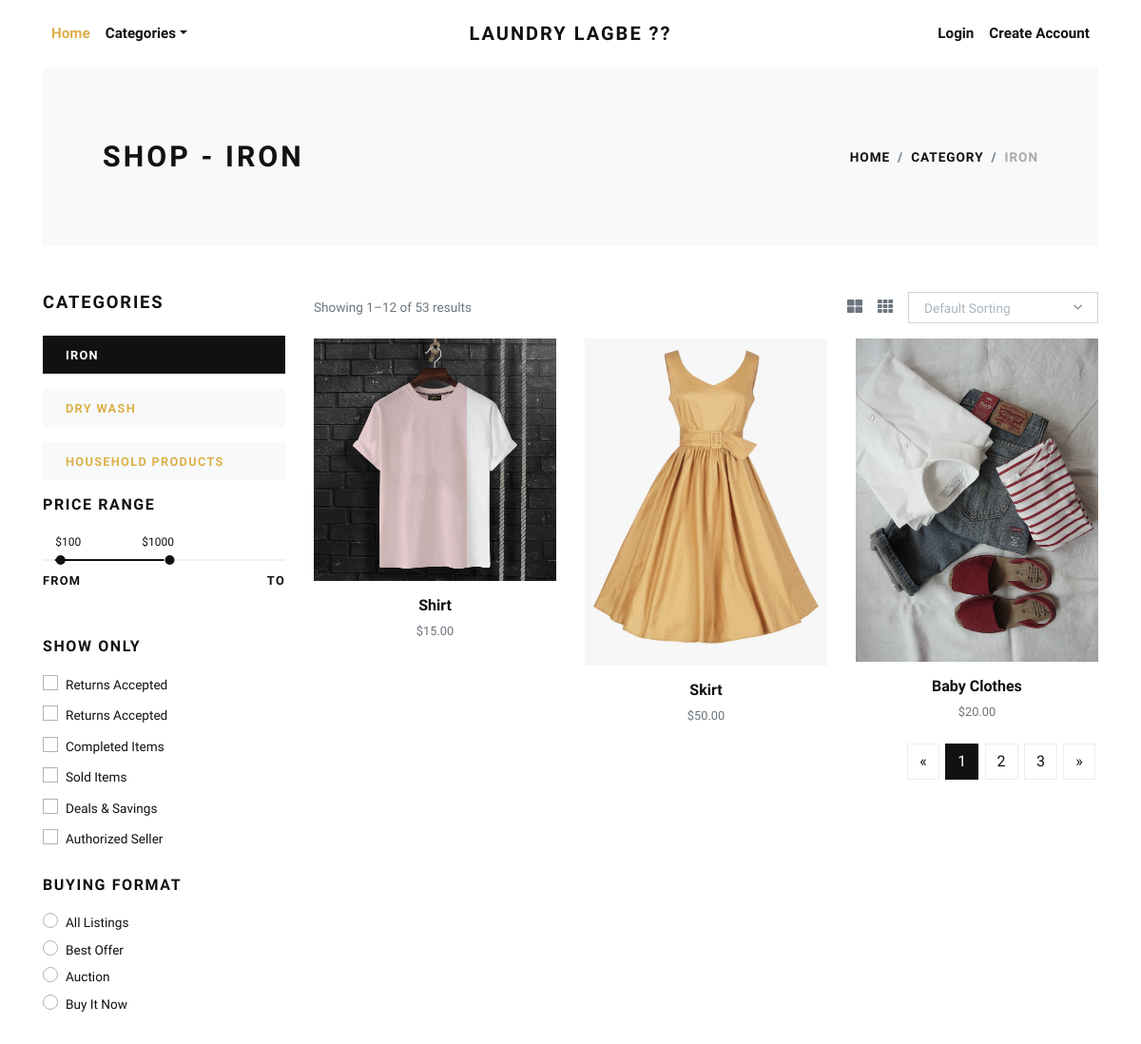
Screenshot of /iron/ with the database file from the repository.
### store/models.py (models this page shows, shortened)
class Category(models.Model):
    title = models.CharField(max_length=50, verbose_name="Category Title")
    slug = models.SlugField(max_length=55, verbose_name="Category Slug")
    description = models.TextField(blank=True, verbose_name="Category Description")
    category_image = models.ImageField(upload_to='category', blank=True, null=True, verbose_name="Category Image")
    is_active = models.BooleanField(verbose_name="Is Active?")
    is_featured = models.BooleanField(verbose_name="Is Featured?")
    created_at = models.DateTimeField(auto_now_add=True, verbose_name="Created Date")
    updated_at = models.DateTimeField(auto_now=True, verbose_name="Updated Date")
    class Meta:
        verbose_name_plural = 'Categories'
        ordering = ('-created_at', )

class Product(models.Model):
    title = models.CharField(max_length=150, verbose_name="Product Title")
    slug = models.SlugField(max_length=160, verbose_name="Product Slug")
    sku = models.CharField(max_length=255, unique=True, verbose_name="Unique Product ID (SKU)")
    short_description = models.TextField(verbose_name="Short Description")
    detail_description = models.TextField(blank=True, null=True, verbose_name="Detail Description")
    product_image = models.ImageField(upload_to='product', blank=True, null=True, verbose_name="Product Image")
    price = models.DecimalField(max_digits=8, decimal_places=2)
    category = models.ForeignKey(Category, verbose_name="Product Categoy", on_delete=models.CASCADE)
    is_active = models.BooleanField(verbose_name="Is Active?")
    is_featured = models.BooleanField(verbose_name="Is Featured?")
    created_at = models.DateTimeField(auto_now_add=True, verbose_name="Created Date")
    updated_at = models.DateTimeField(auto_now=True, verbose_name="Updated Date")
    class Meta:
        verbose_name_plural = 'Products'
        ordering = ('-created_at', )

### store/views.py (the view)
# urls.py: path('<slug:slug>/', views.category_products, name="category-products"),
def category_products(request, slug):
    category = get_object_or_404(Category, slug=slug)
    products = Product.objects.filter(is_active=True, category=category)
    categories = Category.objects.filter(is_active=True)
    context = {
        'category': category,
        'products': products,
        'categories': categories,
    }
    return render(request, 'store/category_products.html', context)

### store/context_preprocessors.py (called while the page is built)
def store_menu(request):
    categories = Category.objects.filter(is_active=True)
    context = {
        'categories_menu': categories,
    }
    return context

def cart_menu(request):
    if request.user.is_authenticated:
        cart_items= Cart.objects.filter(user=request.user)
        context = {
            'cart_items': cart_items,
        }
    else:
        context = {}
    return context

### templates/store/category_products.html (shortened to what this page needs)
{% extends 'base.html' %}
{% load static %}
    {% block content %}
      <div class="container">
        <section class="py-5 bg-light">
          <div class="container">
            <div class="row px-4 px-lg-5 py-lg-4 align-items-center">
              <div class="col-lg-6">
                <h1 class="h2 text-uppercase mb-0">Shop - {{category.title}}</h1>
              </div>
              <div class="col-lg-6 text-lg-right">
                <nav aria-label="breadcrumb">
                  <ol class="breadcrumb justify-content-lg-end mb-0 px-0">
                    <li class="breadcrumb-item"><a href="{% url 'store:home' %}">Home</a></li>
                    <li class="breadcrumb-item"><a href="{% url 'store:all-categories' %}">Category</a></li>
                    <li class="breadcrumb-item active" aria-current="page">{{category.title}}</li>
                  </ol>
                </nav>
              </div>
            </div>
          </div>
        </section>
        <section class="py-5">
          <div class="container p-0">
            <div class="row">
              <div class="col-lg-3 order-2 order-lg-1">
                <h5 class="text-uppercase mb-4">Categories</h5>
                {% if categories %}
                  {% for cat in categories %}
                    <a href="{% url 'store:category-products' cat.slug %}">
                      <div class="py-2 px-4 {% if category == cat %}bg-dark text-white {% else %}bg-light{% endif %} mb-3">
                        <strong class="small text-uppercase font-weight-bold">{{cat.title}}</strong>
                      </div>
                    </a>
                  {% endfor %}
                {% endif %}
                <h6 class="text-uppercase mb-4">Price range</h6>
                <div class="price-range pt-4 mb-5">
                  <div id="range"></div>
                  <div class="row pt-2">
                    <div class="col-6"><strong class="small font-weight-bold text-uppercase">From</strong></div>
                    <div class="col-6 text-right"><strong class="small font-weight-bold text-uppercase">To</strong></div>
                  </div>
                </div>
                <h6 class="text-uppercase mb-3">Show only</h6>
                <div class="custom-control custom-checkbox mb-1">
                  <label class="custom-control-label text-small" for="customCheck1">Returns Accepted</label>
                </div>
                <div class="custom-control custom-checkbox mb-1">
                  <label class="custom-control-label text-small" for="customCheck2">Returns Accepted</label>
                </div>
                <div class="custom-control custom-checkbox mb-1">
                  <label class="custom-control-label text-small" for="customCheck3">Completed Items</label>
                </div>
                <div class="custom-control custom-checkbox mb-1">
                  <label class="custom-control-label text-small" for="customCheck4">Sold Items</label>
                </div>
                <div class="custom-control custom-checkbox mb-1">
                  <label class="custom-control-label text-small" for="customCheck5">Deals &amp; Savings</label>
                </div>
                <div class="custom-control custom-checkbox mb-4">
                  <label class="custom-control-label text-small" for="customCheck6">Authorized Seller</label>
                </div>
                <h6 class="text-uppercase mb-3">Buying format</h6>
                <div class="custom-control custom-radio">
                  <label class="custom-control-label text-small" for="customRadio1">All Listings</label>
                </div>
                <div class="custom-control custom-radio">
                  <label class="custom-control-label text-small" for="customRadio2">Best Offer</label>
                </div>
                <div class="custom-control custom-radio">
                  <label class="custom-control-label text-small" for="customRadio3">Auction</label>
                </div>
                <div class="custom-control custom-radio">
                  <label class="custom-control-label text-small" for="customRadio4">Buy It Now</label>
                </div>
              </div>
              <div class="col-lg-9 order-1 order-lg-2 mb-5 mb-lg-0">
                <div class="row mb-3 align-items-center">
                  <div class="col-lg-6 mb-2 mb-lg-0">
                    <p class="text-small text-muted mb-0">Showing 1–12 of 53 results</p>
                  </div>
                  <div class="col-lg-6">
                    <ul class="list-inline d-flex align-items-center justify-content-lg-end mb-0">
                      <li class="list-inline-item text-muted mr-3"><a class="reset-anchor p-0" href="#"><i class="fas fa-th-large"></i></a></li>
                      <li class="list-inline-item text-muted mr-3"><a class="reset-anchor p-0" href="#"><i class="fas fa-th"></i></a></li>
                      <li class="list-inline-item">
                      </li>
                    </ul>
                  </div>
                </div>
                <div class="row">
                  {% if products %}
                    {% for product in products %}
                      <div class="col-lg-4 col-sm-6">
                        <div class="product text-center">
                          <div class="mb-3 position-relative">
                            <a class="d-block" href="{% url 'store:product-detail' product.slug %}">
                              {% if product.product_image %}
                                <img class="img-fluid w-100" src="{{product.product_image.url}}" alt="{{product.title}}">
                              {% else %}
                                <img class="img-fluid w-100" src="{% static 'img/product-1.jpg' %}" alt="{{product.title}}">
                              {% endif %}
                            </a>
                          </div>
                          <h6> <a class="reset-anchor" href="{% url 'store:product-detail' product.slug %}">{{product.title}}</a></h6>
                          <p class="small text-muted">${{product.price}}</p>
                        </div>
                      </div>
                    {% endfor %}
                  {% endif %}
                </div>
                <nav aria-label="Page navigation example">
                  <ul class="pagination justify-content-center justify-content-lg-end">
                    <li class="page-item"><a class="page-link" href="#" aria-label="Previous"><span aria-hidden="true">«</span></a></li>
                    <li class="page-item active"><a class="page-link" href="#">1</a></li>
                    <li class="page-item"><a class="page-link" href="#">2</a></li>
                    <li class="page-item"><a class="page-link" href="#">3</a></li>
                    <li class="page-item"><a class="page-link" href="#" aria-label="Next"><span aria-hidden="true">»</span></a></li>
                  </ul>
                </nav>
              </div>
            </div>
          </div>
        </section>
      </div>
      {% endblock content %}

### cse499/static/css/style.default.css (style rules this page uses)
.text-small { font-size: 0.85rem !important; }
strong { font-weight: 700; }
.product img { -webkit-filter: grayscale(40%); filter: grayscale(40%); transition: all 0.3s; }
.text-uppercase { text-transform: uppercase; letter-spacing: 0.1em; }
.reset-anchor { color: inherit; transition: all 0.3s; }
.noUi-target { background: #efefef; border-radius: 0; border: none; box-shadow: none; }
.noUi-horizontal { height: 2px; }
body { font-family: "Libre Franklin", sans-serif; font-size: 1rem; font-weight: 400; line-height: 1.5; color: #111111; background-color: #fff; }
a { color: #dcb14a; text-decoration: none; }
h1, h2, h3, h4, h5, h6, .h1, .h2, .h3, .h4, .h5, .h6 { margin-bottom: 0.5rem; font-family: inherit; font-weight: 900; line-height: 1.2; color: inherit; }
h1, .h1 { font-size: 2.2rem; }
h2, .h2 { font-size: 1.9rem; }
h5, .h5 { font-size: 1.15rem; }
h6, .h6 { font-size: 1rem; }
small, .small { font-size: 80%; font-weight: 400; }
.page-item:first-child .page-link { border-top-left-radius: 0; border-bottom-left-radius: 0; }
.page-item:last-child .page-link { border-top-right-radius: 0; border-bottom-right-radius: 0; }
.page-item.active .page-link { color: #fff; background-color: #111111; border-color: #111111; }
.page-link { padding: 0.5rem 0.75rem; line-height: 1.25; color: #111111; background-color: none; border: 1px solid #eee; margin: 0.2rem; transition: all 0.3s; }
.bg-light { background-color: #f8f9fa !important; }
.bg-dark { background-color: #111111 !important; }
.custom-checkbox .custom-control-label::before { border-radius: 0; }
.custom-radio .custom-control-label::before { border-radius: 50%; }
.custom-control-label { font-weight: 400; line-height: 2.1em; cursor: pointer; }
.breadcrumb { background: #f8f9fa; }
.breadcrumb-item { font-size: 0.85rem; text-transform: uppercase; letter-spacing: 0.07em; font-weight: 900; color: #111111; }
.breadcrumb-item a { color: inherit; transition: all 0.3s; }
.breadcrumb-item.active { color: #aaa; }

### rows the page displays
Category: title "IRON"
Category: title "DRY WASH"
Category: title "HOUSEHOLD PRODUCTS"
Product: product_image (picture), title "Shirt", price "15.00"
Product: product_image (picture), title "Skirt", price "50.00"
Product: product_image (picture), title "Baby Clothes", price "20.00"
